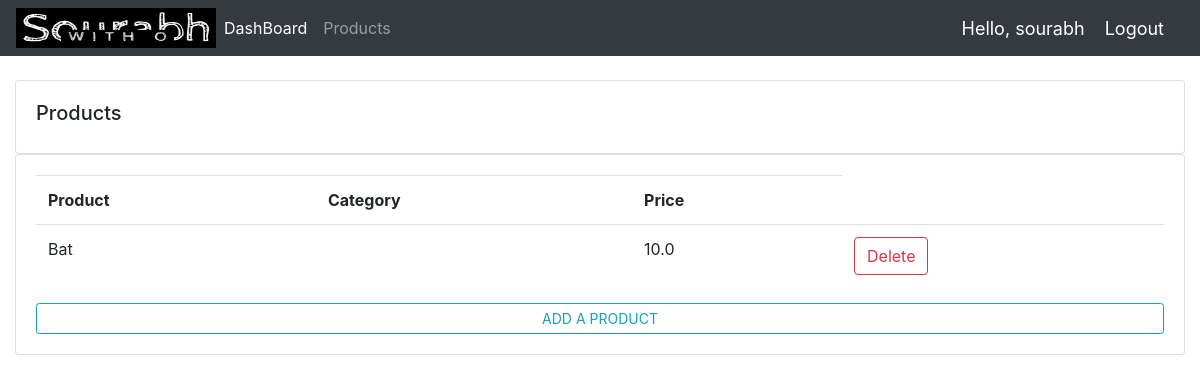
Before: /products/ (signed in) with the older database file.
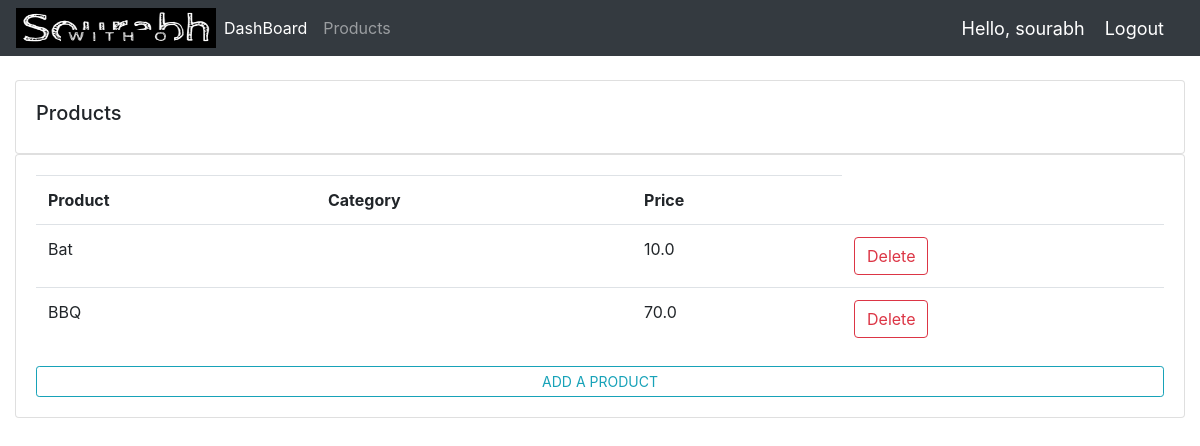
After: the same page with the newer database file.
### accounts/models.py (models this page shows, shortened)
class Product(models.Model):
    name=models.CharField(max_length=200,null=True)
    price=models.FloatField(null=True)
    description=models.CharField(max_length=200,null=True,blank=True)
    date_added=models.DateTimeField(auto_now_add=True,null=True)

### accounts/views.py (the view)
# urls.py: path('products/',views.products,name="products"),
@login_required(login_url='login')
def products(request):
	products = Product.objects.all()
	return render(request, 'accounts/products.html', {'products':products})

### accounts/templates/accounts/products.html (shortened to what this page needs)
{%  extends 'accounts/main.html' %}
{% block content %}
		<br>
		<div class="row">
			<div class="col-md">
				<div class="card card-body">
					<h5>Products</h5>
				</div>
				<div class="card card-body">
					<table class="table">
						<tr>
							<th>Product</th>
							<th>Category</th>
							<th>Price</th>
						</tr>
						{% for i in products %}
							<tr>
								<td>{{i.name}}</td>
								<td>{{i.category}}</td>
								<td>{{i.price}}</td>
								{% if request.user.is_staff %}
							   <td><a class="btn btn-outline-danger " href="{% url 'delete_item' pk=i.name %}">Delete</a></td>
							   {% endif %}
							</tr>
						{% endfor %}
					</table>
					{% if request.user.is_staff %}
						<a class="btn btn-outline-info  btn-sm btn-block" href="{% url 'add_product' %}">ADD A PRODUCT</a>
					{% endif %}
				</div>
			</div>
		</div>
{% endblock content %}

Changed rows visible on the page:
added Product: name "BBQ", price "70.0"
